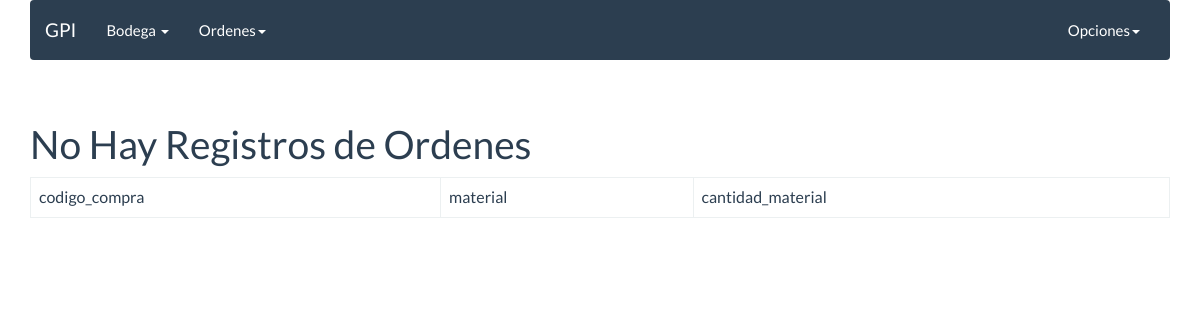
The page /orden_compra_list (signed in) on the database as committed earlier.
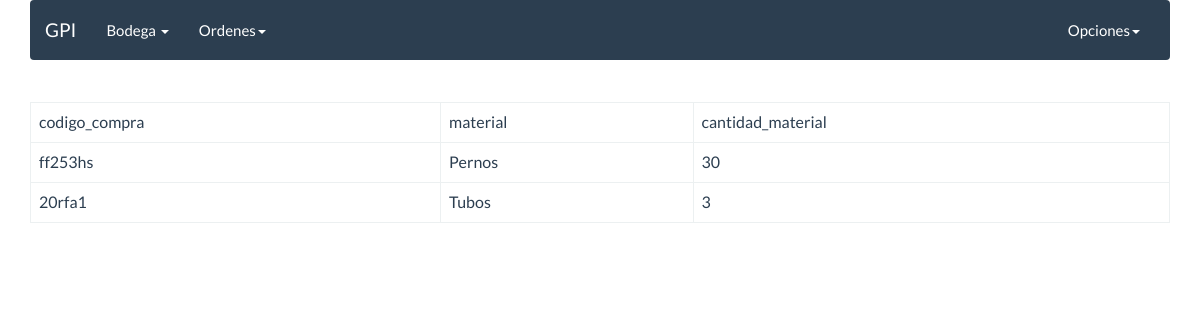
The same page on the database as committed later.
### Orden/models.py (models this page shows)
class Orden_Compra(models.Model):
    codigo_compra = models.CharField(max_length=50,blank=False,null=True)
    material = models.ForeignKey(Material,null=True,blank=True,on_delete=models.CASCADE)
    cantidad_material = models.IntegerField(default=0,blank=False,null=True)

### Inventario/models.py (models this page shows)
class Material(models.Model):
    nombre_material = models.CharField(max_length=50,blank=False,null=True)
    codigo = models.CharField(max_length=30,blank=False,null=True)
    cantidad = models.IntegerField(default=0,blank=False,null=False)
    bodega = models.ManyToManyField(Bodega,blank=True)
    def __str__(self):
        return '{}'.format(self.nombre_material)

### Orden/views.py (the view)
# urls.py: url(r'orden_compra_list', ordenes_compra_list, name='orden_compra_list'),
def ordenes_compra_list(request):
    if not request.user.is_authenticated:
        return HttpResponseRedirect('/?next=%s' % request.path)
    orden_consult = Orden_Compra.objects.all()
    cont = {'ordenes_comp': orden_consult}
    return render(request, 'orden/ver_ordenes_compra.html', cont)

### templates/orden/ver_ordenes_compra.html (shortened to what this page needs)
{% extends "base/base2.html" %}
{% block content %}
  <table class='table table-bordered'>
    <thead>
      <tr>
        <td>codigo_compra</td>
        <td>material</td>
        <td>cantidad_material</td>
      </tr>
    </thead>
    <tbody>
      {% if ordenes_comp %}
      {% for orden in ordenes_comp %}
      <tr>
        <td>{{orden.codigo_compra}}</td>
        <td>{{orden.material}}</td>
        <td>{{orden.cantidad_material}}</td>
      </tr>
      {% endfor %}
      {% else %}
      <h1>No Hay Registros de Ordenes</h1>
      {% endif %}
    </tbody>
  </table>
{% endblock %}

Rows that differ between the two databases and show on the page:
added Orden_Compra: codigo_compra "ff253hs", material "Pernos", cantidad_material "30"
added Orden_Compra: codigo_compra "20rfa1", material "Tubos", cantidad_material "3"
Other text that changed with them:
text no longer shown: "No Hay Registros de Ordenes"
